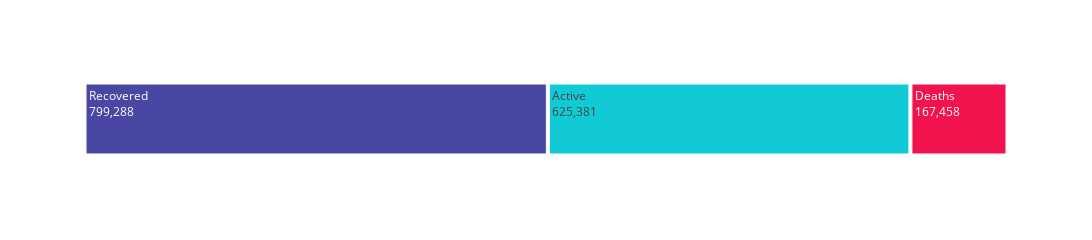

Notebook cell for this chart:
### Code cell
act = '#4a47a3'
rec = '#12cad6'
dth = '#f0134d'

tem = donnees_covid_europe.groupby('date')['confirmed', 'Deaths', 'Recovered', 'Active'].sum().reset_index()
tem = tem[tem['date']==max(tem['date'])].reset_index(drop=True)

tm = tem.melt(id_vars="date", value_vars=['Active', 'Deaths', 'Recovered'])
fig = px.treemap(tm, path=["variable"], values="value", height=225, width=1200,
                 color_discrete_sequence=[act, rec, dth])
fig.data[0].textinfo = 'label+text+value'
fig.show()

### Figure 1 — Plotly figure (JSON) as saved in the notebook; plotly's stock layout.template omitted (floating-point values rounded to 4 significant figures)
{"data": [{"branchvalues": "total", "domain": {"x": [0, 1], "y": [0, 1]}, "hovertemplate": "labels=%{label}<br>value=%{value}<br>parent=%{parent}<br>id=%{id}<extra></extra>", "ids": ["Active", "Deaths", "Recovered"], "labels": ["Active", "Deaths", "Recovered"], "name": "", "parents": ["", "", ""], "textinfo": "label+text+value", "type": "treemap", "values": [625381, 167458, 799288]}], "layout": {"height": 225, "legend": {"tracegroupgap": 0}, "margin": {"t": 60}, "treemapcolorway": ["#4a47a3", "#12cad6", "#f0134d"], "width": 1200}}
